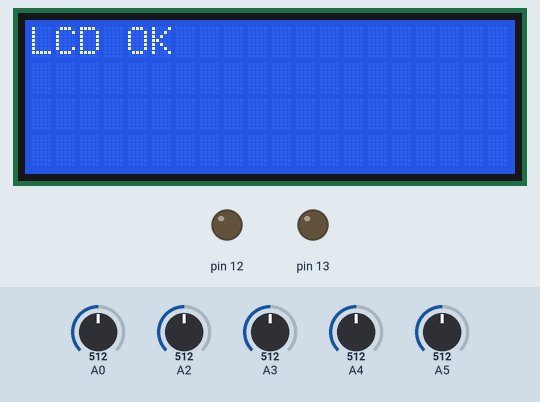
Recording of a sketch running on a simulated Arduino Uno, built with avr-gcc and run on an emulated ATmega328P. Parts: 20×4 character LCD, output pins drawn as LEDs (lit = HIGH). The test bench sets the inputs (shaded band); at power-on: A0 = 512, A3 = 512, A4 = 512, A5 = 512, A2 = 512.

Above: at 0.1 s.
At 3.04 s:
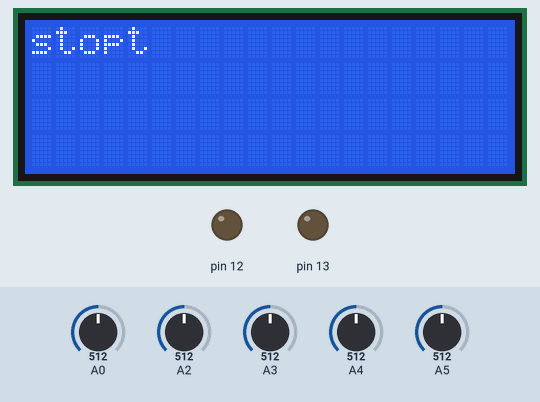
3.3 s: A0 set to 493
5.0 s: A0 set to 510
7.4 s: A3 set to 490
8.9 s: A4 set to 490
10.6 s: A5 set to 490
12.2 s: A2 set to 488
At 12.9 s:
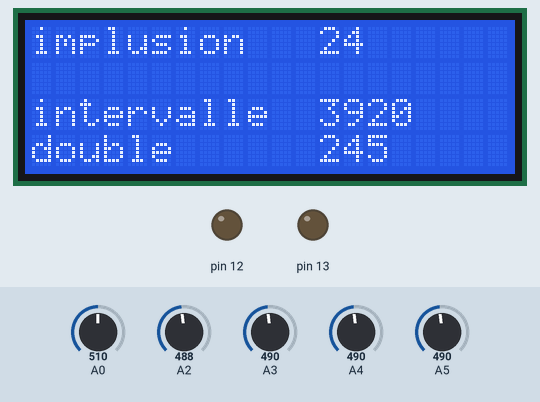
Timing chart, 0 to 14.7 s (numbered marks = the images above; inputs shaded):
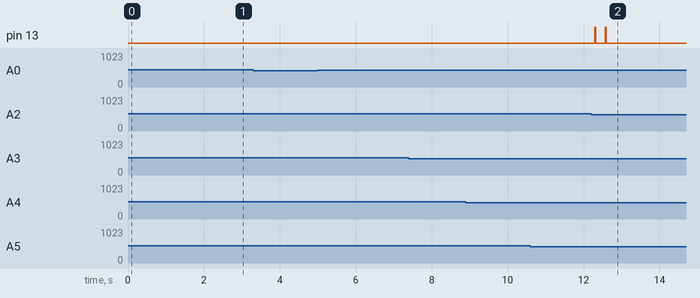

Measured:
- the behaviour switches between 501 and 500 on A2 (found by bisection; images 1 and 2)
- after the input at 12.2 s, pin 13: alternates HIGH for 0.02 s and LOW for 0.25 s, 4 changes in all, then stays LOW, starting after 0.10 s
- what the display in image 0 shows lasts 2.0 s, from 0.1 s to 2.1 s

The sketch:

bubble_ring1_platine_exp_.pde
```cpp
#include <LiquidCrystal.h> // Inclusion de la librairie pour afficheur LCD
int e = 0; //etat on/off
int t; //période totale
int d; //durée impusion
int i;
LiquidCrystal lcd(2, 3, 4, 5, 6, 7);// initialisation LCD en mode 4 bits


void setup()
{
pinMode(13, OUTPUT);
pinMode(12, OUTPUT);


lcd.begin(20,4);
delay(10); // pause rapide pour laisser temps initialisation

lcd.print("LCD OK") ; // affiche la chaîne texte - message de test
delay(2000); // pause de 2 secondes

lcd.clear(); // // efface écran et met le curseur en haut à gauche
delay(10); // pour laisser temps effacer écran
Serial.begin(9600);
}

void loop(){
if (analogRead (A0) > 500)
  {
  e=1;
  lcd.setCursor(0, 0) ;
  lcd.print("start") ;
  delay (100);
  }
 if (analogRead (A2) > 500)
  {
  e=0;
  lcd.setCursor(0, 0) ;
  lcd.print("stop") ;
  delay (100);
  }


d = analogRead(5)/20;
t = analogRead(4)*8;
i = analogRead(3)/2;
lcd.setCursor(0, 0) ;
lcd.print("implusion") ;
lcd.setCursor(12, 0) ;
lcd.print(d) ;
lcd.setCursor(0, 2) ;
lcd.print("intervalle") ;
lcd.setCursor(12, 2) ;
lcd.print(t) ;
lcd.setCursor(0, 3) ;
lcd.print("double") ;
lcd.setCursor(12, 3) ;
lcd.print(i) ;
delay (50);
 if(e==1)
  {
  digitalWrite(13, HIGH);
  delay(d);
  digitalWrite(13, LOW);
  if (analogRead (3)>10)
  {delay (i);
  digitalWrite(13, HIGH);
  delay(d);
  digitalWrite(13, LOW);
  }
  delay(t);
  }

lcd.clear();
delay(10);
}
```
